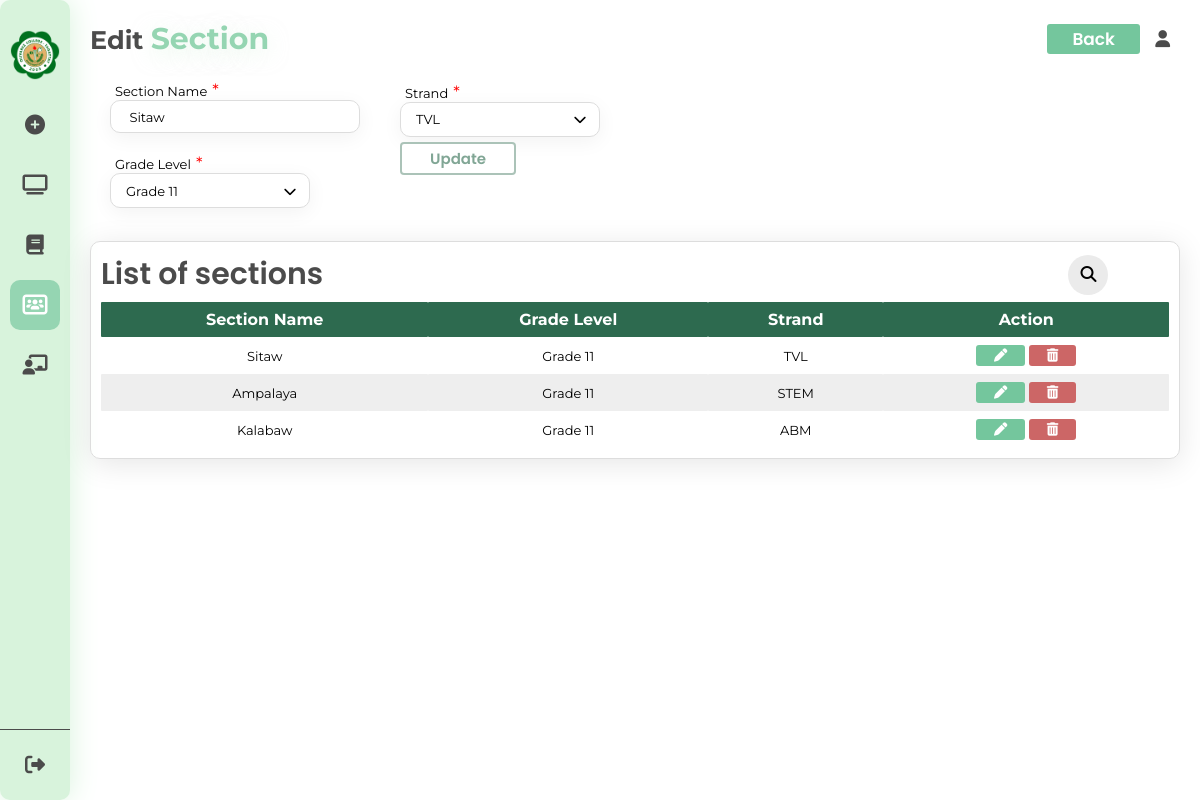
/edit_page_sections.php?id=24, run on the app's committed database.
### tables this page shows
CREATE TABLE `sections` (
  `id` int(11) NOT NULL,
  `section_name` varchar(255) NOT NULL,
  `grade_level` varchar(255) NOT NULL,
  `strand` varchar(255) NOT NULL
);

### edit_page_sections.php (the view, shortened to what this page needs)
<?php
include('connect.php');
if (isset($_GET['id'])) {
  $id = $_GET['id'];
  $query = mysqli_query($conn, "SELECT * FROM sections WHERE id = '$id'");
  $row = mysqli_fetch_assoc($query);
} else {
  header("Location: sections.php");
  exit();
}
if (isset($_GET['search'])) {
  $searchTerm = $_GET['search'];
  $result = searchTeachers($conn, $searchTerm);
} else {
  $sql = "SELECT * FROM sections";
  $result = $conn->query($sql);
}
?>
<!DOCTYPE html>
<html lang="en">
<head>
  <link rel="stylesheet" href="section.css" />
  <link rel="stylesheet" href="https://cdnjs.cloudflare.com/ajax/libs/font-awesome/6.5.1/css/all.min.css" />
</head>
<body>
  <div class="container">
    <nav>
      <div class="logo">
        <img src="./img/olivarez-college-tagaytay-logo.png" alt="oct logo">
      </div>
      <div class="public">
        <a href="./generate.php"><i class="fa-solid fa-circle-plus"></i><span>Create schedule</span></a>
        <a href="./dashboard.php"> <i class="fa-solid fa-tv"></i><span>Dashboard</span></a>
        <a href="./subject.php"><i class="fa-solid fa-book"></i><span>Subjects</span></a>
        <a href="./section.php" class="active"><i class="fa-solid fa-users-rectangle"></i><span>Sections</span></a>
        <a href="./teachers.php"><i class="fa-solid fa-chalkboard-user"></i> <span>Teachers</span></a>
      </div>
      <div class="admin">
        <a class="logout"><i class="fa-solid fa-right-from-bracket"></i><span>Logout</span></a>
      </div>
    </nav>
    <section class="main-content">
      <div class="main-logo">
        <h1>Edit <span>Section</span></h1>
        <div class="edit-container">
          <a href="./section.php">Back</a>
        </div>
        <i class="fa-solid fa-user"></i>
      </div>
      <div class="inputs">
        <form action="" method="post">
          <div class="subject-code">
            <div class="subj-code">
              <span>Section Name<span style="color: red; font-size: 1.3em">*</span></span>
              <input required type="text" class="first-name" autocomplete="off" name="section_name" value="<?php echo $row['section_name']; ?>" />
            </div>
            <div class="subj-code">
              <div class="dropdown-gradelvl">
                <span class="input-info">Grade Level<span style="color: red; font-size: 1.3em">*</span></span>
                <input type="text" class="textbox-grade input" placeholder="No grade level selected" readonly name="grade_level" value="<?php echo $row['grade_level']; ?>" />
                <span class="icon-down"><i class="fa-solid fa-chevron-down"></i></span>
              </div>
            </div>
          </div>
          <div class="yrlvl-gradelvl">
            <div class="dropdown-strand">
              <span class="input-info">Strand<span style="color: red; font-size: 1.3em">*</span></span>
              <input type="text" class="textbox-strand" placeholder="Select Strand" name="strand" value="<?php echo $row['strand']; ?>" readonly />
              <span class="icon-down"><i class="fa-solid fa-chevron-down"></i></span>
            </div>
            <div class="button-submit">
              <button type="submit" class="btn-submit">Update</button>
            </div>
          </div>
        </form>
      </div>
      <div class="section-table">
        <div class="table-header">
          <span>List of sections</span>
          <div class="table-search">
            <form class="search-container">
              <input id="search-box" type="text" class="search-box" name="" />
              <label for="search-box"><i class="fa-solid fa-magnifying-glass search-icon"></i></label>
            </form>
          </div>
        </div>
        <div class="table-container">
          <table class="table">
            <thead>
              <tr>
                <th>Section Name</th>
                <th>Grade Level</th>
                <th>Strand</th>
                <th>Action</th>
              </tr>
            </thead>
            <tbody st>
              <?php
              while ($row = $result->fetch_assoc()) {
                echo "<tr>";
                echo "<td>" . $row['section_name'] . "</td>";
                echo "<td>" . $row['grade_level'] . "</td>";
                echo "<td>" . $row['strand'] . "</td>";
                echo "<td><a href='edit_page_sections.php?id=" . $row['id'] . "'><button class='edit'><i class='fa-solid fa-pen'></i></button></a>
                  <a href='delete_sections.php?id=" . $row['id'] . "'> <button  class='delete' type='submit' name='delete'><i class='fa-solid fa-trash-can'></i></button></a>
                  </td>";
                echo "</tr>";
              }
              ?>
            </tbody>
          </table>
        </div>
      </div>
    </section>
  </div>
</body>
</html>

### data on the page
sections: section_name "Sitaw", grade_level "Grade 11", strand "TVL"
sections: section_name "Ampalaya", grade_level "Grade 11", strand "STEM"
sections: section_name "Kalabaw", grade_level "Grade 11", strand "ABM"
